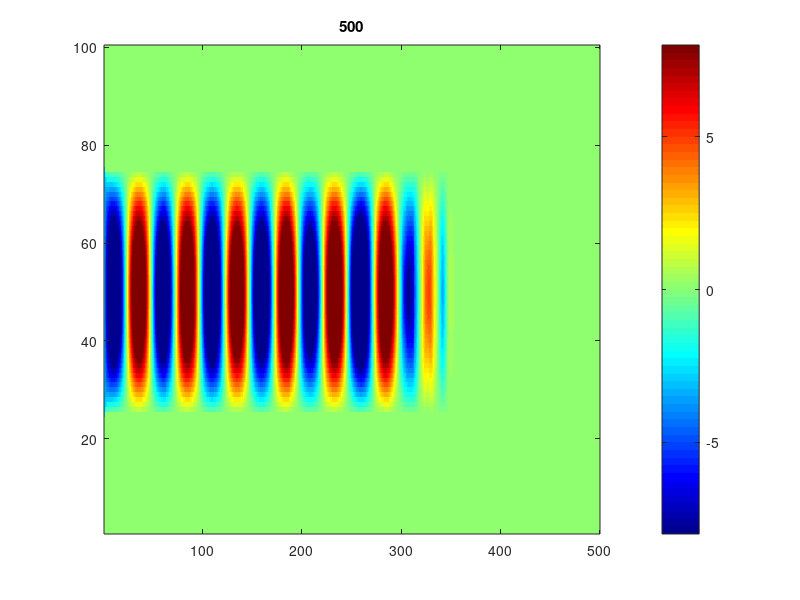
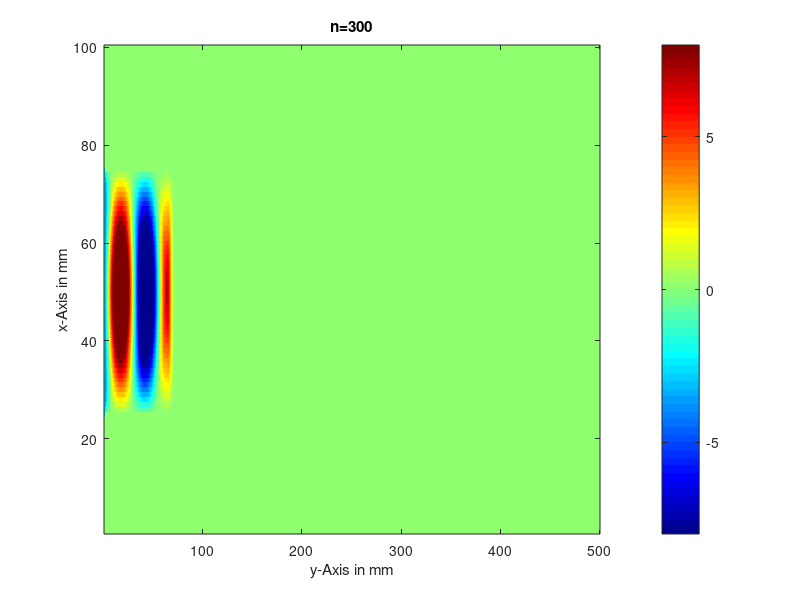
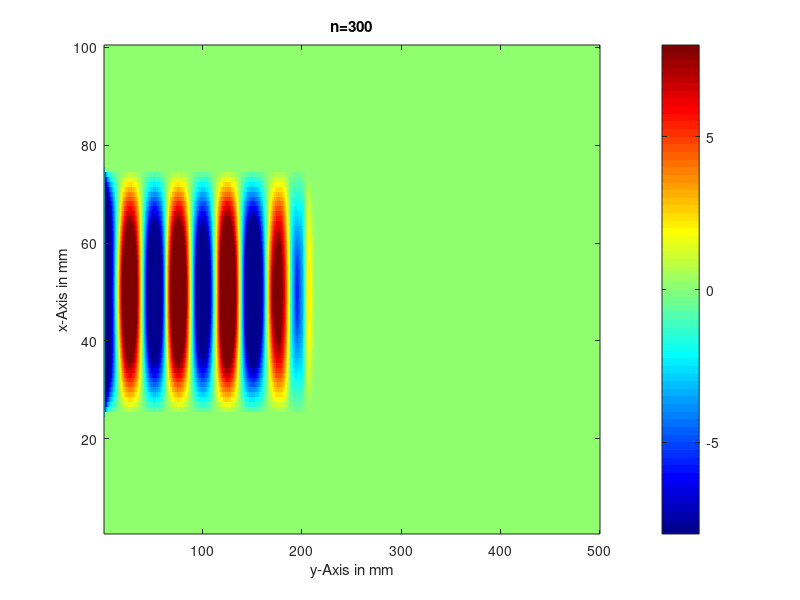
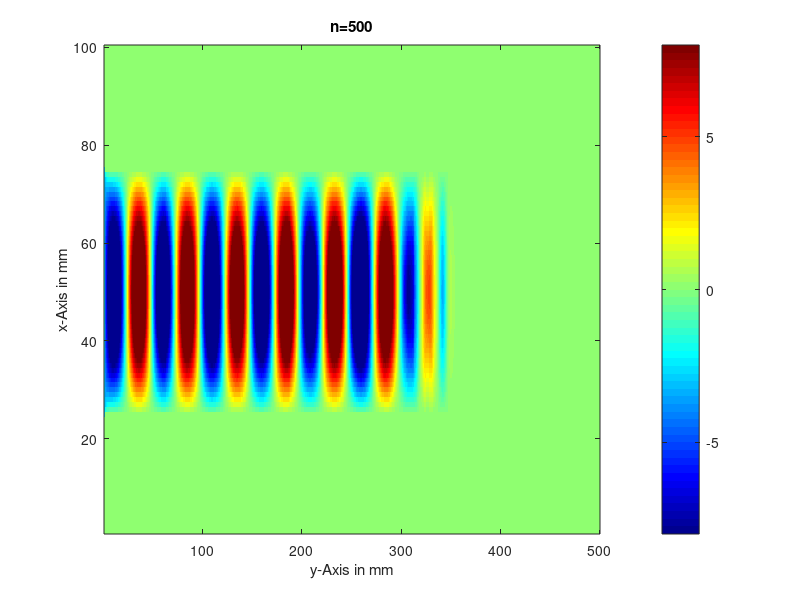

Recreate these plots in MATLAB, in order.
%Metallic Waveguide
%Solution of Maxwell equation for TE wave on XZ plane
%using 2D FDTD (XY)in a charge and current free region
%Source we can placed manually
%%
close all; clc; clear all;
tic
%%
%some constants
epsilon0=8.854187817e-12;  %free space permitivity
mu0=4*pi*10^-7;             %free space perimiability
c=1/sqrt(mu0*epsilon0); %velosity of light
%%
%dimension of region in micron
xdim=0.01;%total x length in m
ydim=0.05; %total y length in m

%%
%discritation of space and time
delta=0.0001; %space 
deltax=delta; %x step
deltay=delta; %y step
deltat=delta/(c*sqrt(2)); %COURANT STABILITY CRITERIA (time step)2.35ps
%%
imax=round(xdim/deltax);
jmax=round(ydim/deltay);
nmax=500;
time_total=nmax*deltat; %total time in sec
%initialization
Hz=zeros(imax,jmax,nmax);
Ex=zeros(imax,jmax,nmax);
Ey=zeros(imax,jmax,nmax);
%%
%material description
epsilon=epsilon0*ones(imax,jmax,nmax);
mu=mu0*ones(imax,jmax,nmax);
%%
%figure();
%Source of light
xsource=[imax/4:3*imax/4];
ysource=1;
%calculation
for n=1:nmax
   
    
        Ex(1:imax-1,1:jmax-1,n+1)=Ex(1:imax-1,1:jmax-1,n) ...
            +(deltat./(epsilon(1:imax-1,1:jmax-1,n).*delta)).*(Hz(1:imax-1,2:jmax,n)-Hz(1:imax-1,1:jmax-1,n));
        Ey(1:imax-1,1:jmax-1,n+1)=Ey(1:imax-1,1:jmax-1,n) ...
            -(deltat./(epsilon(1:imax-1,1:jmax-1,n).*delta)).*(Hz(2:imax,1:jmax-1,n)-Hz(1:imax-1,1:jmax-1,n));
       
    
     
        Hz(2:imax,2:jmax,n+1)=Hz(2:imax,2:jmax,n) ...
            +(deltat./(mu(2:imax,2:jmax,n).*delta)) ...
            .*(Ex(2:imax,2:jmax,n+1)-Ex(2:imax,1:jmax-1,n+1)-Ey(2:imax,2:jmax,n+1)+Ey(1:imax-1,2:jmax,n+1));
    
    
    %Boundary condition (PML)
    Hz(imax/4,:,:)=0; Hz(3*imax/4,:,:)=0; %along zaxis
    Hz(:,1,:)=0; Hz(:,jmax,:)=0; %along yaxis
    Hz(xsource,ysource,:)=10*sin(n/10);
    if mod(n,10)==0
    imagesc(Hz(:,:,n),[-8,8]);axis('xy'); colormap('jet'); colorbar;
    title(num2str(n))
    end
    pause(0.0001);
end
figure();
imagesc(Hz(:,:,100),[-8,8]);axis('xy'); colormap('jet'); colorbar;
title('n=300')
xlabel('y-Axis in mm')
ylabel('x-Axis in mm')
figure();
imagesc(Hz(:,:,300),[-8,8]);axis('xy'); colormap('jet'); colorbar;
title('n=300')
xlabel('y-Axis in mm')
ylabel('x-Axis in mm')
figure();
imagesc(Hz(:,:,500),[-8,8]);axis('xy'); colormap('jet'); colorbar;
title('n=500')
xlabel('y-Axis in mm')
ylabel('x-Axis in mm')
toc